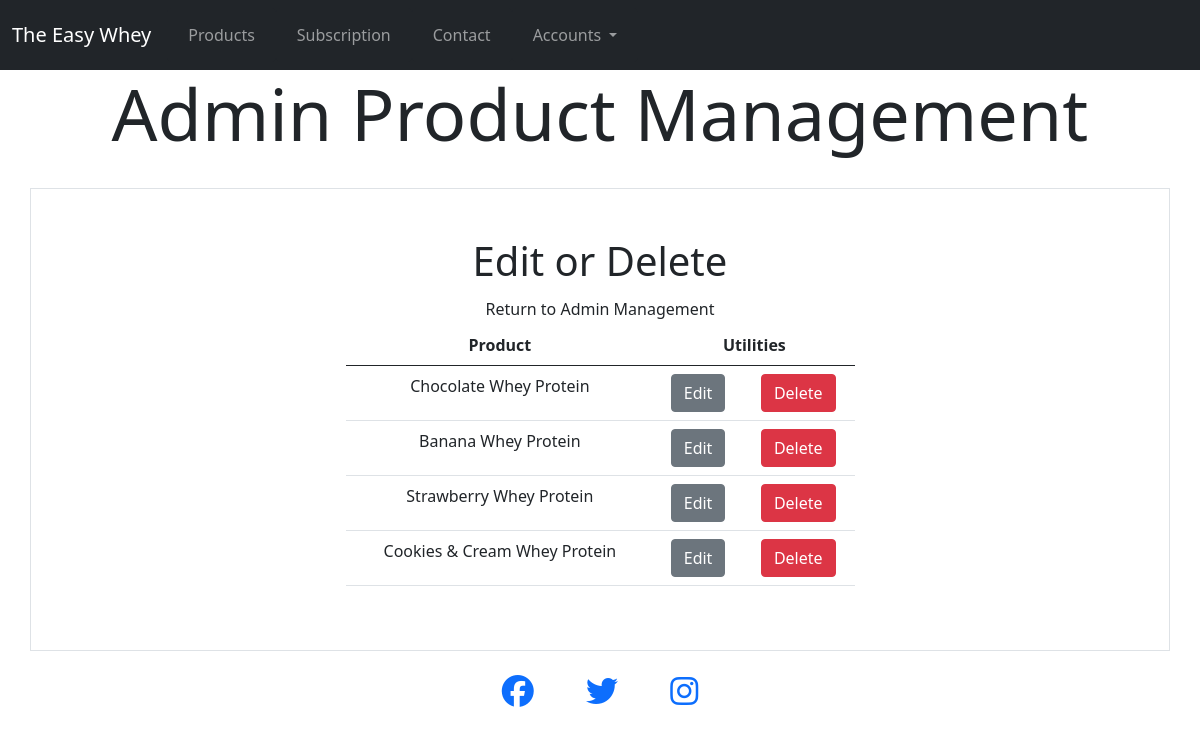
Page /product/admin/edit/ (signed in) on the committed database.
### products/models.py (models this page shows, shortened)
class Product(models.Model):
    flavour = models.CharField(max_length=50, null=False, blank=False)
    description = models.CharField(max_length=200, null=False, blank=False)
    price = models.DecimalField(max_digits=5, decimal_places=2, null=False, blank=False, default="12.99")

### products/views.py (the view)
# urls.py: path('product/admin/edit/', views.admin_edit_list, name="admin_edit_list"),
@login_required
def admin_edit_list(request):
    items = Product.objects.all()
    template = 'products/admin_edit_list.html'
    context = {
        "items": items
    }
    return render(request, template, context)

### templates/products/admin_edit_list.html (shortened to what this page needs)
{% extends 'base.html' %}
{% load static %}
{% block header %}
<div class="container-fluid">
    <div class="row">
        <div class="col text-center">
            <h2 class="display-2">Admin Product Management</h2>
        </div>
    </div>
</div>
{% endblock %}
{% block content %}
<div class="container border py-5 px-5 mt-4">
    <div class="row justify-content-center align-items-center">
        <div class="col-md-6 text-center">
            <h1>Edit or Delete</h1>
            <a class="dropdown-item" href="{% url 'product_management' %}">Return to Admin Management</a>
        </div>
    </div>
    <div class="row">
        <div class="col-md-6 offset-3 text-center">
            <table class="table table-hover">
                <thead>
                    <tr>
                        <th scope="col">Product</th>
                        <th colspan="2" scope="col">Utilities</th>
                    </tr>
                </thead>
                <tbody>
                    {% for item in items %}
                    <tr>
                        <td>{{ item.flavour }}</th>
                        <td><a class="btn btn-secondary" href="item/{{ item.id }}">Edit</a></td>
                        <td><button type="button" class="btn btn-danger" data-bs-toggle="modal"
                                data-bs-target="#staticBackdrop{{ forloop.counter }}">
                                Delete
                            </button>
                        </td>
                    </tr>
                    {% endfor %}
                </tbody>
            </table>
        </div>
    </div>
</div>
{% endblock %}

### rows in the picture
Product: flavour "Chocolate Whey Protein"
Product: flavour "Banana Whey Protein"
Product: flavour "Strawberry Whey Protein"
Product: flavour "Cookies & Cream Whey Protein"
